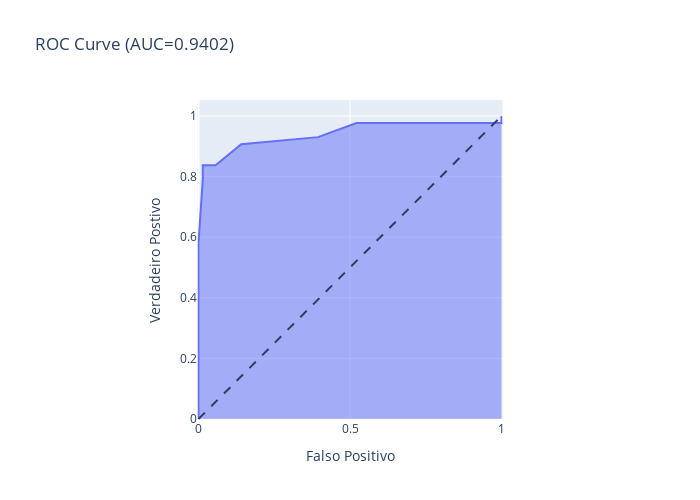

Here is the notebook cell this chart was saved with:
### Markdown cell above
Com o precision de 0.91 temos que de tudo o que o modelo previu como benigno, assim o modelo consegue prever com exatidão 91% dos casos de tumor benigno, assim 9% das pessoas que necessitasem de um tratamento para um tumor maligno não teriam o tratamento. Por sua vez com um recall de 0.99, 1% das pessoas que foram classificadas como tento um tumor maligno recebiram um tratamento errado, pois estavam realmente com um tumor benigno. Por sua vez um recall de 0.84 para tumores malignos, indica que entre os tumores maligos 84% foram identificados corretamente.

### Code cell
y_prob = pipeline_dt.predict_proba(X_test)[:, 1]
fpr, tpr, thresholds = roc_curve(y_test, y_prob)
roc_auc = auc(fpr, tpr)
fig = px.area(
    x=fpr, y=tpr,
    title=f'ROC Curve (AUC={auc(fpr, tpr):.4f})',
    labels=dict(x='Falso Positivo', y='Verdadeiro Postivo'),
    width=700, height=500
)
fig.add_shape(
    type='line', line=dict(dash='dash'),
    x0=0, x1=1, y0=0, y1=1
)

fig.update_yaxes(scaleanchor="x", scaleratio=1)
fig.update_xaxes(constrain='domain')
fig.show()

### Figure 1 — Plotly figure (JSON) as saved in the notebook; plotly's stock layout.template omitted (floating-point values rounded to 4 significant figures)
{"data": [{"fillpattern": {"shape": ""}, "hovertemplate": "Falso Positivo=%{x}<br>Verdadeiro Postivo=%{y}<extra></extra>", "legendgroup": "", "line": {"color": "#636efa"}, "marker": {"symbol": "circle"}, "mode": "lines", "name": "", "orientation": "v", "showlegend": false, "stackgroup": "1", "type": "scatter", "x": [0, 0, 0.01408, 0.01408, 0.05634, 0.1408, 0.3944, 0.5211, 1, 1], "xaxis": "x", "y": [0, 0.5814, 0.7907, 0.8372, 0.8372, 0.907, 0.9302, 0.9767, 0.9767, 1], "yaxis": "y"}], "layout": {"height": 500, "legend": {"tracegroupgap": 0}, "shapes": [{"line": {"dash": "dash"}, "type": "line", "x0": 0, "x1": 1, "y0": 0, "y1": 1}], "title": {"text": "ROC Curve (AUC=0.9402)"}, "width": 700, "xaxis": {"anchor": "y", "constrain": "domain", "domain": [0, 1], "title": {"text": "Falso Positivo"}}, "yaxis": {"anchor": "x", "domain": [0, 1], "scaleanchor": "x", "scaleratio": 1, "title": {"text": "Verdadeiro Postivo"}}}}
